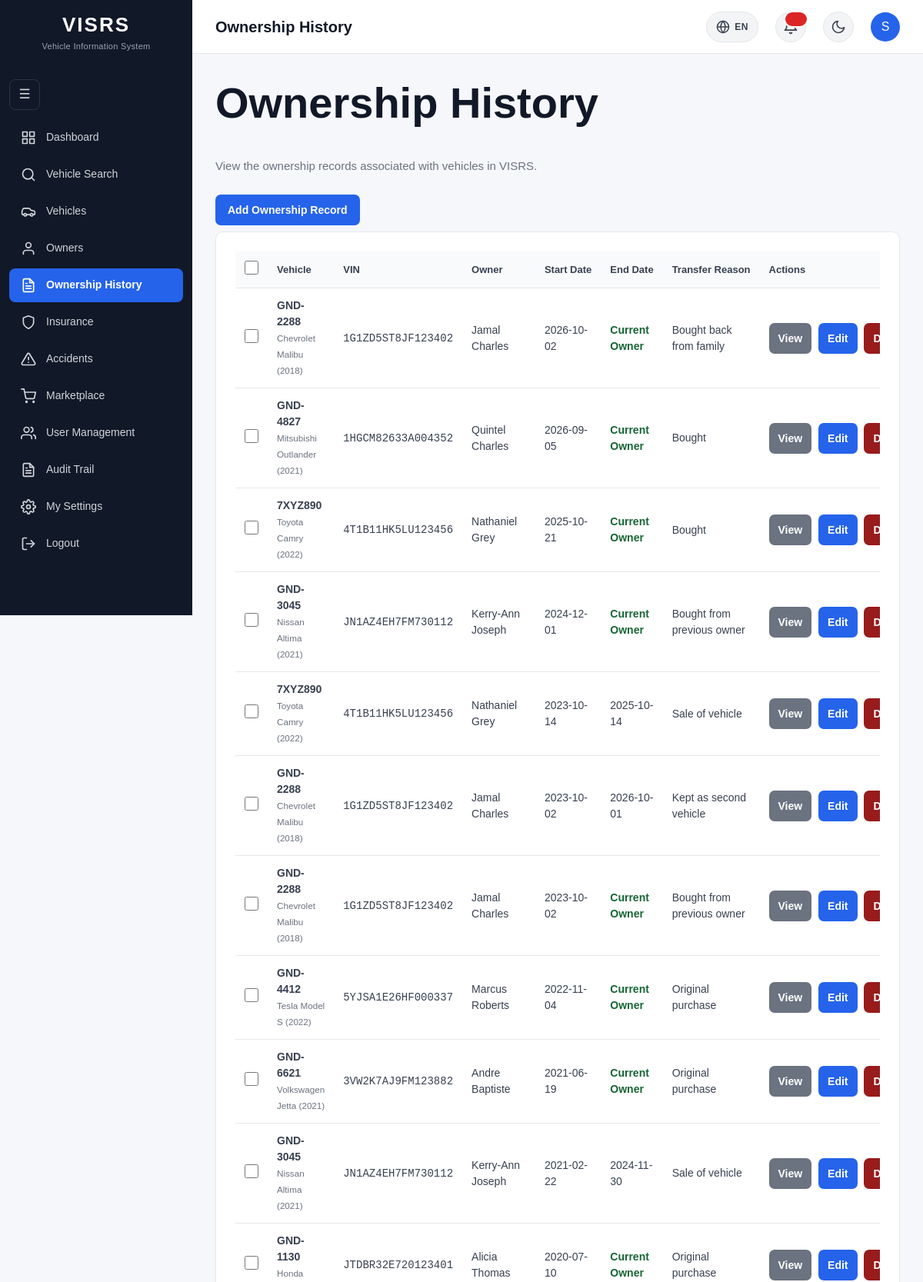
The app's page /ownership_history/index.php (signed in, upper part) with its own data.
### tables this page shows
CREATE TABLE `ownership_history` (
  `OwnershipID` int(11) NOT NULL,
  `VehicleID` int(11) NOT NULL,
  `OwnerID` int(11) NOT NULL,
  `StartDate` date NOT NULL,
  `EndDate` date DEFAULT NULL,
  `TransferReason` varchar(255) DEFAULT NULL,
  `CreatedAt` timestamp NOT NULL DEFAULT current_timestamp()
);

CREATE TABLE `vehicles` (
  `VehicleID` int(11) NOT NULL,
  `PlateNumber` varchar(20) NOT NULL,
  `VIN` varchar(50) NOT NULL,
  `OwnerID` int(11) NOT NULL,
  `SellerID` int(11) DEFAULT NULL,
  `Make` varchar(100) NOT NULL,
  `Model` varchar(100) NOT NULL,
  `VehicleYear` year(4) NOT NULL,
  `Mileage` int(10) UNSIGNED DEFAULT NULL,
  `LastServiceDate` date DEFAULT NULL,
  `OilChangeIntervalKm` int(10) UNSIGNED DEFAULT NULL,
  `LastOilChangeDate` date DEFAULT NULL,
  `LastOilChangeMileage` int(10) UNSIGNED DEFAULT NULL,
  `Color` varchar(50) DEFAULT NULL,
  `VehicleType` varchar(50) DEFAULT NULL,
  `EngineNumber` varchar(100) DEFAULT NULL,
  `RegistrationDate` date DEFAULT NULL,
  `Status` enum('Active','Inactive','Stolen','Sold') NOT NULL DEFAULT 'Active',
  `CreatedAt` timestamp NOT NULL DEFAULT current_timestamp()
);

CREATE TABLE `owners` (
  `OwnerID` int(11) NOT NULL,
  `UserID` int(11) DEFAULT NULL,
  `FirstName` varchar(100) NOT NULL,
  `LastName` varchar(100) NOT NULL,
  `Address` varchar(255) DEFAULT NULL,
  `Phone` varchar(30) DEFAULT NULL,
  `Email` varchar(150) DEFAULT NULL,
  `CreatedAt` timestamp NOT NULL DEFAULT current_timestamp()
);

### ownership_history/index.php (the view, shortened to what this page needs)
<?php
require_once __DIR__ . "/../includes/database.php";
$currentRole = $_SESSION["Role"] ?? 'User';
$canManage = in_array($currentRole, ['Admin', 'Police'], true);
                ?>
                <?php
$whereClause = "";
$queryParams = [];
$perPage = 25;
$countStmt = $pdo->prepare("
    SELECT COUNT(*)
    FROM ownership_history oh
    INNER JOIN vehicles v ON oh.VehicleID = v.VehicleID
    INNER JOIN owners o ON v.OwnerID = o.OwnerID
    {$whereClause}
");
$countStmt->execute($queryParams);
$totalRecords = (int) $countStmt->fetchColumn();
$pagination = paginationMeta($totalRecords, $perPage);
$stmt = $pdo->prepare("
    SELECT
        oh.OwnershipID,
        oh.VehicleID,
        oh.OwnerID,
        oh.StartDate,
        oh.EndDate,
        oh.TransferReason,
        v.PlateNumber,
        v.VIN,
        v.Make,
        v.Model,
        v.VehicleYear,
        o.FirstName,
        o.LastName
    FROM ownership_history oh
    INNER JOIN vehicles v
        ON oh.VehicleID = v.VehicleID
    INNER JOIN owners o
        ON v.OwnerID = o.OwnerID
    {$whereClause}
    ORDER BY
        oh.StartDate DESC,
        oh.OwnershipID DESC
    LIMIT ? OFFSET ?
");
$paramIndex = 1;
$stmt->bindValue($paramIndex++, $pagination["perPage"], PDO::PARAM_INT);
$stmt->bindValue($paramIndex++, $pagination["offset"],  PDO::PARAM_INT);
$stmt->execute();
$history = $stmt->fetchAll();
require_once "../includes/head.php";
?>
<body>
<div class="layout">
    <?php require_once __DIR__ . "/../includes/sidebar.php"; ?>
    <main class="main-content">
        <?php
        include __DIR__ . "/../includes/header.php";
        ?>
        <div class="content">
            <div class="page-title">
                <div>
                    <h1>
                        Ownership History
                    </h1>
                    <p class="page-subtitle">
                        View the ownership records associated with vehicles in VISRS.
                    </p>
                </div>
                <?php if ($canManage): ?>
                    <div>
                        <a href="add.php" class="button">
                            Add Ownership Record
                        </a>
                    </div>
                <?php endif; ?>
            </div>
            <section class="card">
                <?php if (count($history) === 0): ?>
                    <div style="padding:30px; text-align:center;">
                        <h2>No Ownership History</h2>
                        <p style="margin-top:10px; color:#6b7280;">
                            No ownership history records have been added to the system yet.
                        </p>
                        <?php if ($canManage): ?>
                            <div style="margin-top:20px;">
                                <a href="add.php" class="button">Add First Record</a>
                            </div>
                        <?php endif; ?>
                    </div>
                <?php else: ?>
                    <form method="POST" action="bulk_delete.php" id="bulkForm">
                        <div style="overflow-x:auto;">
                            <table style="width:100%; border-collapse:collapse;">
                                <thead>
                                    <tr style="border-bottom:1px solid #e5e7eb; text-align:left;">
                                        <?php if ($canManage): ?>
                                            <th style="padding:12px; width:36px;">
                                                <input type="checkbox" id="selectAll" aria-label="Select all ownership records">
                                            </th>
                                        <?php endif; ?>
                                        <th style="padding:12px;">Vehicle</th>
                                        <th style="padding:12px;">VIN</th>
                                        <th style="padding:12px;">Owner</th>
                                        <th style="padding:12px;">Start Date</th>
                                        <th style="padding:12px;">End Date</th>
                                        <th style="padding:12px;">Transfer Reason</th>
                                        <th style="padding:12px;">Actions</th>
                                    </tr>
                                </thead>
                                <tbody>
                                    <?php foreach ($history as $record): ?>
                                        <tr style="border-bottom:1px solid #f1f5f9;">
                                            <?php if ($canManage): ?>
                                                <td style="padding:12px;">
                                                    <input type="checkbox" name="selected_ids[]" value="<?= (int) $record["OwnershipID"] ?>" class="row-checkbox" aria-label="Select this ownership record">
                                                </td>
                                            <?php endif; ?>
                                            <td style="padding:12px;">
                                                <strong><?= htmlspecialchars($record["PlateNumber"]) ?></strong>
                                                <br>
                                                <small style="color:#6b7280;"><?= htmlspecialchars($record["Make"]) ?> <?= htmlspecialchars($record["Model"]) ?> (<?= htmlspecialchars($record["VehicleYear"]) ?>)</small>
                                            </td>
                                            <td style="padding:12px;">
                                                <span style="font-family:monospace;"><?= htmlspecialchars($record["VIN"]) ?></span>
                                            </td>
                                            <td style="padding:12px;">
                                                <?= htmlspecialchars($record["FirstName"]) ?> <?= htmlspecialchars($record["LastName"]) ?>
                                            </td>
                                            <td style="padding:12px;">
                                                <?= htmlspecialchars($record["StartDate"]) ?>
                                            </td>
                                            <td style="padding:12px;">
                                                <?php if ($record["EndDate"] === null || $record["EndDate"] === ""): ?>
                                                    <span style="color:#166534; font-weight:600;">Current Owner</span>
                                                <?php else: ?>
                                                    <?= htmlspecialchars($record["EndDate"]) ?>
                                                <?php endif; ?>
                                            </td>
                                            <td style="padding:12px;">
                                                <?php if (!empty($record["TransferReason"])): ?>
                                                    <?= htmlspecialchars($record["TransferReason"]) ?>
                                                <?php else: ?>
                                                    <span style="color:#9ca3af;">—</span>
                                                <?php endif; ?>
                                            </td>
                                            <td style="padding:12px; white-space:nowrap;">
                                                <a href="view.php?id=<?= (int) $record["OwnershipID"] ?>" class="button button-secondary" style="padding:8px 12px;">
                                                    View
                                                </a>
                                                <?php if ($canManage): ?>
                                                    <a href="edit.php?id=<?= (int) $record["OwnershipID"] ?>" class="button" style="padding:8px 12px; margin-left:5px;">
                                                        Edit
                                                    </a>
                                                    <a href="delete.php?id=<?= (int) $record["OwnershipID"] ?>" class="button button-danger" style="padding:8px 12px; margin-left:5px;">
                                                        Delete
                                                    </a>
                                                <?php endif; ?>
                                            </td>
                                        </tr>
                                    <?php endforeach; ?>
                                </tbody>
                            </table>
                        </div>
                    </form>
                <?php endif; ?>
            </section>
        </div>
    </main>
</div>
<?php require_once __DIR__ . "/../includes/footer.php"; ?>

### css/print.css (style rules this page uses)
*, *::before, *::after { box-sizing: border-box; -webkit-print-color-adjust: exact; print-color-adjust: exact; }
.sidebar, .topbar, footer, .theme-toggle, .sidebar-toggle, .language-switcher, .profile-link, .user-info, .no-print, .button, button, input[type="submit"], .button-group, .sidebar-reopen { display: none !important; }
html, body { width: 100% !important; margin: 0 !important; padding: 0 !important; background: #ffffff !important; color: #000000 !important; font-size: 11pt; }
.layout, .main-content, .content { width: 100% !important; min-width: 0 !important; max-width: 100% !important; margin: 0 !important; padding: 0 !important; background: #ffffff !important; display: block !important; }
h1 { font-size: 22pt; color: #000000; margin: 0 0 4pt 0; page-break-after: avoid; }
p, td, li, div { color: #000000 !important; font-size: 10pt; line-height: 1.4; }
body::before { content: "VISRS — Vehicle Information System"; display: block; padding: 6pt 0 10pt 0; margin: 0 0 12pt 0; border-bottom: 2px solid #000000; font-size: 12pt; font-weight: 700; color: #000000; letter-spacing: 0.5pt; text-align: left; }
body::after { content: "Generated on " attr(data-print-date) " — VISRS"; display: block; margin-top: 20pt; padding-top: 8pt; border-top: 1px solid #cccccc; font-size: 9pt; color: #555555; text-align: center; }
.card, .stat-card, .detail-item { background: #ffffff !important; border: 1px solid #cccccc !important; border-radius: 0 !important; box-shadow: none !important; padding: 10pt !important; margin-bottom: 12pt !important; page-break-inside: avoid; }
table { width: 100% !important; border-collapse: collapse !important; margin: 8pt 0 !important; background: #ffffff !important; font-size: 9pt; }
th { background: #f0f0f0 !important; color: #000000 !important; border: 1px solid #999999 !important; padding: 5pt 6pt !important; font-size: 9pt; font-weight: 700; text-align: left; }
td { background: #ffffff !important; color: #000000 !important; border: 1px solid #cccccc !important; padding: 5pt 6pt !important; font-size: 9pt; vertical-align: top; }
a { color: #000000 !important; text-decoration: underline; }
input, select, textarea { background: #ffffff !important; color: #000000 !important; border: 1px solid #cccccc !important; padding: 4pt 6pt !important; font-size: 10pt !important; }

### records on screen
ownership_history: VehicleID.PlateNumber "GND-2288", VehicleID.Make "Chevrolet", VehicleID.Model "Malibu", VehicleID.VehicleYear "2018", VehicleID.VIN "1G1ZD5ST8JF123402", owners.FirstName "Jamal", owners.LastName "Charles", StartDate "2026-10-02", shows "Current Owner", TransferReason "Bought back from family"
ownership_history: VehicleID.PlateNumber "GND-4827", VehicleID.Make "Mitsubishi", VehicleID.Model "Outlander", VehicleID.VehicleYear "2021", VehicleID.VIN "1HGCM82633A004352", OwnerID.FirstName "Quintel", OwnerID.LastName "Charles", StartDate "2026-09-05", shows "Current Owner", TransferReason "Bought"
ownership_history: VehicleID.PlateNumber "7XYZ890", VehicleID.Make "Toyota", VehicleID.Model "Camry", VehicleID.VehicleYear "2022", VehicleID.VIN "4T1B11HK5LU123456", OwnerID.FirstName "Nathaniel", OwnerID.LastName "Grey", StartDate "2025-10-21", shows "Current Owner", TransferReason "Bought"
ownership_history: VehicleID.PlateNumber "GND-3045", VehicleID.Make "Nissan", VehicleID.Model "Altima", VehicleID.VehicleYear "2021", VehicleID.VIN "JN1AZ4EH7FM730112", owners.FirstName "Kerry-Ann", owners.LastName "Joseph", StartDate "2024-12-01", shows "Current Owner", TransferReason "Bought from previous owner"
ownership_history: VehicleID.PlateNumber "7XYZ890", VehicleID.Make "Toyota", VehicleID.Model "Camry", VehicleID.VehicleYear "2022", VehicleID.VIN "4T1B11HK5LU123456", owners.FirstName "Nathaniel", owners.LastName "Grey", StartDate "2023-10-14", EndDate "2025-10-14", TransferReason "Sale of vehicle"
ownership_history: VehicleID.PlateNumber "GND-2288", VehicleID.Make "Chevrolet", VehicleID.Model "Malibu", VehicleID.VehicleYear "2018", VehicleID.VIN "1G1ZD5ST8JF123402", OwnerID.FirstName "Jamal", OwnerID.LastName "Charles", StartDate "2023-10-02", EndDate "2026-10-01", TransferReason "Kept as second vehicle"
ownership_history: VehicleID.PlateNumber "GND-2288", VehicleID.Make "Chevrolet", VehicleID.Model "Malibu", VehicleID.VehicleYear "2018", VehicleID.VIN "1G1ZD5ST8JF123402", OwnerID.FirstName "Jamal", OwnerID.LastName "Charles", StartDate "2023-10-02", shows "Current Owner", TransferReason "Bought from previous owner"
ownership_history: VehicleID.PlateNumber "GND-4412", VehicleID.Make "Tesla", VehicleID.Model "Model S", VehicleID.VehicleYear "2022", VehicleID.VIN "5YJSA1E26HF000337", OwnerID.FirstName "Marcus", OwnerID.LastName "Roberts", StartDate "2022-11-04", shows "Current Owner", TransferReason "Original purchase"
ownership_history: VehicleID.PlateNumber "GND-6621", VehicleID.Make "Volkswagen", VehicleID.Model "Jetta", VehicleID.VehicleYear "2021", VehicleID.VIN "3VW2K7AJ9FM123882", OwnerID.FirstName "Andre", OwnerID.LastName "Baptiste", StartDate "2021-06-19", shows "Current Owner", TransferReason "Original purchase"
ownership_history: VehicleID.PlateNumber "GND-3045", VehicleID.Make "Nissan", VehicleID.Model "Altima", VehicleID.VehicleYear "2021", VehicleID.VIN "JN1AZ4EH7FM730112", OwnerID.FirstName "Kerry-Ann", OwnerID.LastName "Joseph", StartDate "2021-02-22", EndDate "2024-11-30", TransferReason "Sale of vehicle"
ownership_history: VehicleID.PlateNumber "GND-1130", VehicleID.Make "Honda", VehicleID.VIN "JTDBR32E720123401", OwnerID.FirstName "Alicia", OwnerID.LastName "Thomas", StartDate "2020-07-10", shows "Current Owner", TransferReason "Original purchase"

### other values on screen
$pageTitle "Ownership History"
substr($headerFirstName, 0, 1) "S"
